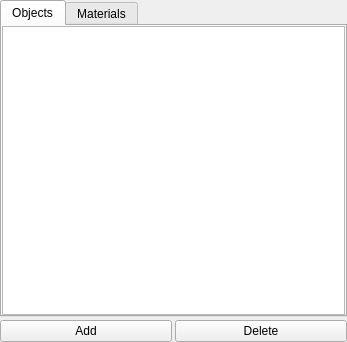
<?xml version="1.0" encoding="UTF-8"?>
<ui version="4.0">
 <class>EntitiesWidget</class>
 <widget class="QWidget" name="EntitiesWidget">
  <property name="geometry">
   <rect>
    <x>0</x>
    <y>0</y>
    <width>347</width>
    <height>342</height>
   </rect>
  </property>
  <property name="windowTitle">
   <string>Form</string>
  </property>
  <layout class="QVBoxLayout" name="verticalLayout_2">
   <property name="spacing">
    <number>3</number>
   </property>
   <property name="leftMargin">
    <number>0</number>
   </property>
   <property name="topMargin">
    <number>0</number>
   </property>
   <property name="rightMargin">
    <number>0</number>
   </property>
   <property name="bottomMargin">
    <number>0</number>
   </property>
   <item>
    <widget class="QTabWidget" name="tabv_data">
     <property name="sizePolicy">
      <sizepolicy hsizetype="Expanding" vsizetype="Expanding">
       <horstretch>0</horstretch>
       <verstretch>0</verstretch>
      </sizepolicy>
     </property>
     <property name="currentIndex">
      <number>0</number>
     </property>
     <widget class="QWidget" name="tab_objects">
      <attribute name="title">
       <string>Objects</string>
      </attribute>
      <layout class="QVBoxLayout" name="verticalLayout">
       <property name="spacing">
        <number>0</number>
       </property>
       <property name="leftMargin">
        <number>0</number>
       </property>
       <property name="topMargin">
        <number>0</number>
       </property>
       <property name="rightMargin">
        <number>0</number>
       </property>
       <property name="bottomMargin">
        <number>0</number>
       </property>
       <item>
        <widget class="QListView" name="listv_objects"/>
       </item>
      </layout>
     </widget>
     <widget class="QWidget" name="tab_materials">
      <attribute name="title">
       <string>Materials</string>
      </attribute>
      <layout class="QVBoxLayout" name="verticalLayout_4">
       <property name="spacing">
        <number>0</number>
       </property>
       <property name="leftMargin">
        <number>0</number>
       </property>
       <property name="topMargin">
        <number>0</number>
       </property>
       <property name="rightMargin">
        <number>0</number>
       </property>
       <property name="bottomMargin">
        <number>0</number>
       </property>
       <item>
        <widget class="QListView" name="listv_materials"/>
       </item>
      </layout>
     </widget>
    </widget>
   </item>
   <item>
    <layout class="QHBoxLayout" name="lyout_controlButtons">
     <property name="spacing">
      <number>3</number>
     </property>
     <property name="leftMargin">
      <number>0</number>
     </property>
     <property name="topMargin">
      <number>0</number>
     </property>
     <property name="rightMargin">
      <number>0</number>
     </property>
     <property name="bottomMargin">
      <number>0</number>
     </property>
     <item>
      <widget class="QPushButton" name="btn_add">
       <property name="text">
        <string>Add</string>
       </property>
      </widget>
     </item>
     <item>
      <widget class="QPushButton" name="btn_delete">
       <property name="text">
        <string>Delete</string>
       </property>
      </widget>
     </item>
    </layout>
   </item>
  </layout>
 </widget>
 <resources/>
 <connections/>
</ui>
